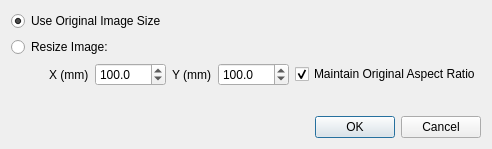
<?xml version="1.0" encoding="UTF-8"?>
<ui version="4.0">
 <class>ImageProperties</class>
 <widget class="QDialog" name="ImageProperties">
  <property name="geometry">
   <rect>
    <x>0</x>
    <y>0</y>
    <width>450</width>
    <height>149</height>
   </rect>
  </property>
  <property name="windowTitle">
   <string>Image Properties</string>
  </property>
  <layout class="QVBoxLayout" name="verticalLayout">
   <item>
    <layout class="QGridLayout" name="gridLayout">
     <item row="2" column="3">
      <widget class="QLabel" name="label_2">
       <property name="text">
        <string>Y (mm)</string>
       </property>
      </widget>
     </item>
     <item row="2" column="0">
      <spacer name="horizontalSpacer">
       <property name="orientation">
        <enum>Qt::Horizontal</enum>
       </property>
       <property name="sizeType">
        <enum>QSizePolicy::Minimum</enum>
       </property>
       <property name="sizeHint" stdset="0">
        <size>
         <width>20</width>
         <height>20</height>
        </size>
       </property>
      </spacer>
     </item>
     <item row="2" column="4">
      <widget class="QDoubleSpinBox" name="sbSizeY">
       <property name="decimals">
        <number>1</number>
       </property>
       <property name="minimum">
        <double>1.000000000000000</double>
       </property>
       <property name="maximum">
        <double>99999.000000000000000</double>
       </property>
       <property name="value">
        <double>100.000000000000000</double>
       </property>
      </widget>
     </item>
     <item row="1" column="0" colspan="3">
      <widget class="QRadioButton" name="rbResizeImage">
       <property name="text">
        <string>Resize Image:</string>
       </property>
      </widget>
     </item>
     <item row="0" column="0" colspan="3">
      <widget class="QRadioButton" name="rbUseOriginalSize">
       <property name="text">
        <string>Use Original Image Size</string>
       </property>
       <property name="checked">
        <bool>true</bool>
       </property>
      </widget>
     </item>
     <item row="2" column="1">
      <widget class="QLabel" name="label">
       <property name="text">
        <string>X (mm)</string>
       </property>
      </widget>
     </item>
     <item row="2" column="5">
      <widget class="QCheckBox" name="cbKeepAspectRatio">
       <property name="text">
        <string>Maintain Original Aspect Ratio</string>
       </property>
       <property name="checked">
        <bool>true</bool>
       </property>
      </widget>
     </item>
     <item row="2" column="2">
      <widget class="QDoubleSpinBox" name="sbSizeX">
       <property name="decimals">
        <number>1</number>
       </property>
       <property name="minimum">
        <double>1.000000000000000</double>
       </property>
       <property name="maximum">
        <double>99999.000000000000000</double>
       </property>
       <property name="value">
        <double>100.000000000000000</double>
       </property>
      </widget>
     </item>
     <item row="2" column="6">
      <spacer name="horizontalSpacer_2">
       <property name="orientation">
        <enum>Qt::Horizontal</enum>
       </property>
       <property name="sizeHint" stdset="0">
        <size>
         <width>40</width>
         <height>20</height>
        </size>
       </property>
      </spacer>
     </item>
    </layout>
   </item>
   <item>
    <spacer name="verticalSpacer">
     <property name="orientation">
      <enum>Qt::Vertical</enum>
     </property>
     <property name="sizeHint" stdset="0">
      <size>
       <width>20</width>
       <height>40</height>
      </size>
     </property>
    </spacer>
   </item>
   <item>
    <layout class="QGridLayout" name="gridLayout_2">
     <item row="0" column="0">
      <widget class="QDialogButtonBox" name="buttonBox">
       <property name="orientation">
        <enum>Qt::Horizontal</enum>
       </property>
       <property name="standardButtons">
        <set>QDialogButtonBox::Cancel|QDialogButtonBox::Ok</set>
       </property>
      </widget>
     </item>
    </layout>
   </item>
  </layout>
 </widget>
 <resources/>
 <connections>
  <connection>
   <sender>buttonBox</sender>
   <signal>accepted()</signal>
   <receiver>ImageProperties</receiver>
   <slot>accept()</slot>
   <hints>
    <hint type="sourcelabel">
     <x>248</x>
     <y>254</y>
    </hint>
    <hint type="destinationlabel">
     <x>157</x>
     <y>274</y>
    </hint>
   </hints>
  </connection>
  <connection>
   <sender>buttonBox</sender>
   <signal>rejected()</signal>
   <receiver>ImageProperties</receiver>
   <slot>reject()</slot>
   <hints>
    <hint type="sourcelabel">
     <x>316</x>
     <y>260</y>
    </hint>
    <hint type="destinationlabel">
     <x>286</x>
     <y>274</y>
    </hint>
   </hints>
  </connection>
 </connections>
</ui>
